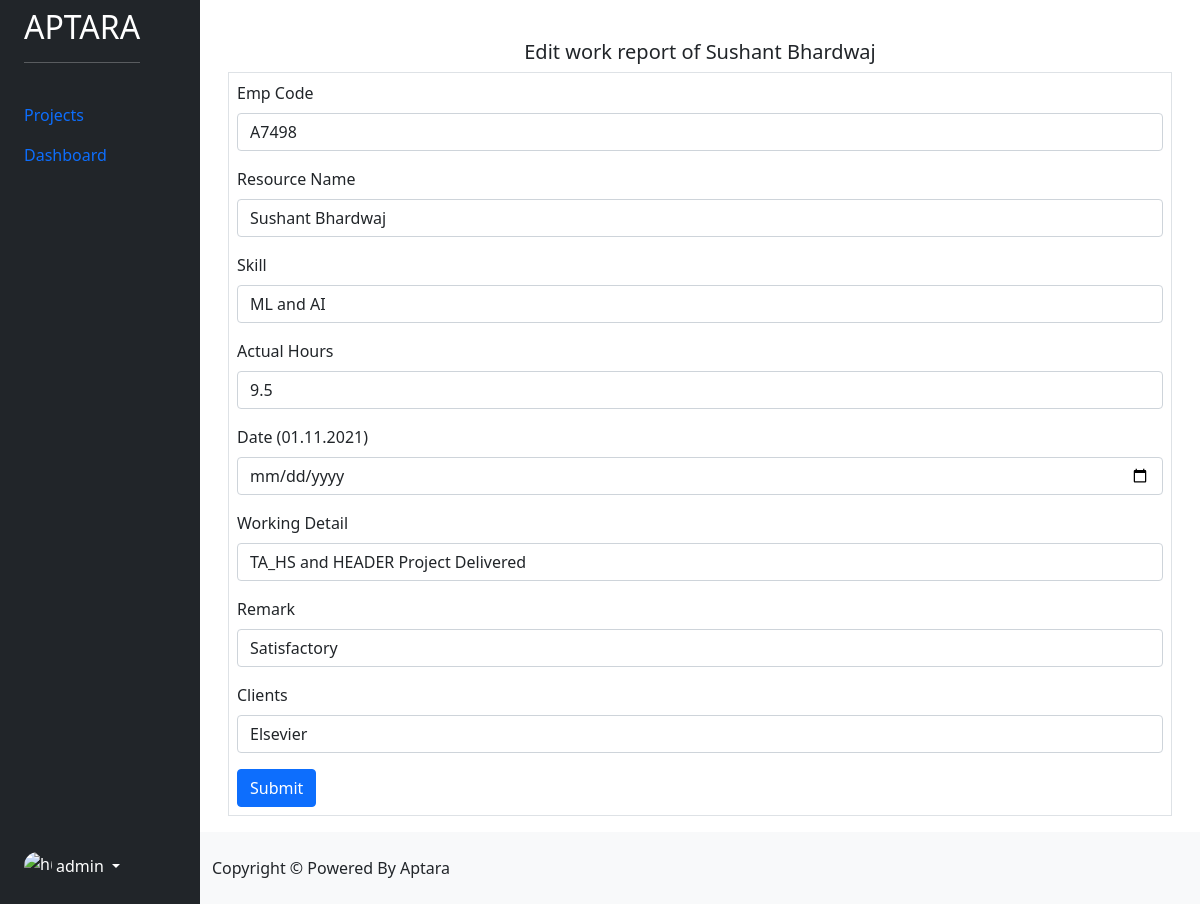
Screenshot of /edit-work-report/82 (signed in) with the database file from the repository.
### ai_dashboard/models.py (models this page shows)
class WorkReport(models.Model):
    emp_code = models.CharField(max_length=500, blank=True)
    resource_name = models.CharField(max_length=500, blank=True)
    skill = models.CharField(max_length=500, blank=True)
    actual_hours = models.CharField(max_length=500, blank=True)
    date = models.CharField(max_length=500, blank=True)
    work_details = models.CharField(max_length=500, blank=True)
    remark = models.CharField(max_length=500, blank=True)
    clients = models.CharField(max_length=500, blank=True)

### ai_dashboard/views.py (the view)
# urls.py: path('edit-work-report/<int:id>', views.edit_work_report, name='edit-work-report'),
@login_required(login_url='/login/')
def edit_work_report(request, id):
    reports = WorkReport.objects.filter(id=id)
    if request.method == "POST":
        instance = get_object_or_404(WorkReport, id=id)
        form = WorkReportForm(request.POST or None, instance=instance)
        if form.is_valid():
            form.save()
            return redirect(dashboard)
    context = {
        'reports': reports,
    }
    return render(request, 'edit_work_report.html', context)

### templates/edit_work_report.html (shortened to what this page needs)
{% extends 'base.html' %}
{% block content %}
{% for report in reports %}
<div class="container p-3">
    <h5 class="text-center">Edit work report of {{ report.resource_name }}</h4>
    <form action="/edit-work-report/{{ report.id }}" method="post" class="p-2 border">
        <div class="mb-3">
            <label for="EmpCode" class="form-label">Emp Code</label>
            <input type="text" class="form-control" id="EmpCode" name="emp_code" value="{{ report.emp_code }}">
        </div>
        <div class="mb-3">
            <label for="ResourceName" class="form-label">Resource Name</label>
            <input type="text" class="form-control" id="ResourceName" name="resource_name" value="{{ report.resource_name }}">
        </div>
        <div class="mb-3">
            <label for="Skill" class="form-label">Skill</label>
            <input type="text" class="form-control" id="Skill" name="skill" value="{{ report.skill }}">
        </div>
        <div class="mb-3">
            <label for="ActualHours" class="form-label">Actual Hours</label>
            <input type="text" class="form-control" id="ActualHours" name="actual_hours" value="{{ report.actual_hours }}">
        </div>
        <div class="mb-3">
            <label for="Date" class="form-label">Date ({{ report.date }})</label>
            <input type="Date" class="form-control" id="Date" name="date" value="{{ report.date }}">
        </div>
        <div class="mb-3">
            <label for="WorkingDetail" class="form-label">Working Detail</label>
            <input type="text" class="form-control" id="WorkingDetail" name="work_details" value="{{ report.work_details }}">
        </div>
        <div class="mb-3">
            <label for="Remark" class="form-label">Remark</label>
            <input type="text" class="form-control" id="Remark" name="remark" value="{{ report.remark }}">
        </div>
        <div class="mb-3">
            <label for="Clients" class="form-label">Clients</label>
            <input type="text" class="form-control" id="Clients" name="clients" value="{{ report.clients }}">
        </div>
        <button type="submit" class="btn btn-primary">Submit</button>
    </form>
</div>
{% endfor %}
{% endblock %}

### templates/base.html (shortened to what this page needs)
<!DOCTYPE html>
<html lang="en">
  <head>
    {% load static %}
    <link
      href="https://cdn.jsdelivr.net/npm/bootstrap@5.0.2/dist/css/bootstrap.min.css"
      rel="stylesheet"
    />
    <link
      rel="stylesheet"
      href="https://cdnjs.cloudflare.com/ajax/libs/font-awesome/6.0.0-beta2/css/all.min.css"
    />
    <link rel="stylesheet" href="{% static 'css/style.css' %}" />
  </head>
  <body>
    <div class="container-fluid overflow-hidden">
      <div class="row vh-100 overflow-auto">
        <div
          class="col-12 col-sm-3 col-xl-2 px-sm-2 px-0 bg-dark d-flex sticky-top"
        >
          <div
            class="d-flex flex-sm-column flex-row flex-grow-1 align-items-center align-items-sm-start px-3 pt-2 text-white"
          >
            <a
              href="/dashboard/"
              class="d-flex align-items-center pb-sm-3 mb-md-0 me-md- text-white text-decoration-none"
            >
              <span class="fs-5">
                <h2>APTARA</h2>
                <hr />
              </span>
            </a>
            <ul
              class="nav nav-pills flex-sm-column flex-row flex-nowrap flex-shrink-1 flex-sm-grow-0 flex-grow-1 mb-sm-auto mb-0 justify-content-center align-items-center align-items-sm-start"
              id="menu"
            >
              <li>
                <a href="{% url 'projects' %}" class="nav-link px-sm-0 px-2">
                  Projects
                </a>
              </li>
              <li>
                <a href="{% url 'dashboard' %}" class="nav-link px-sm-0 px-2">
                  Dashboard
                </a>
              </li>
            </ul>
            <div
              class="dropdown py-sm-4 mt-sm-auto ms-auto ms-sm-0 flex-shrink-1"
            >
              <a
                href="#"
                class="d-flex align-items-center text-white text-decoration-none dropdown-toggle"
                id="dropdownUser1"
                data-bs-toggle="dropdown"
                aria-expanded="false"
              >
                <img
                  src="https://github.com/mdo.png"
                  alt="hugenerd"
                  width="28"
                  height="28"
                  class="rounded-circle"
                />
                <span class="d-none d-sm-inline mx-1">
                  {% if user.is_authenticated %} {{ user }} {% else %} sign in
                  {% endif %}
                </span>
              </a>
            </div>
          </div>
        </div>
        <div class="col d-flex flex-column h-sm-100">
          <main class="row overflow-auto">
            <div class="col pt-4">
               {% block content %} {% endblock %}
            </div>
          </main>
          <footer class="row bg-light py-4 mt-auto">
            <div class="col">Copyright &copy; Powered By Aptara</div>
          </footer>
        </div>
      </div>
    </div>
  </body>
</html>

### static/css/style.css (style rules this page uses)
@media (min-width: 576px) { .h-sm-100 { height: 100%; } }

### rows the page displays
WorkReport: resource_name "Sushant Bhardwaj", emp_code "A7498", skill "ML and AI", actual_hours "9.5", date "01.11.2021", work_details "TA_HS and HEADER Project Delivered", remark "Satisfactory", clients "Elsevier"

### other values shown
{{ user }} "admin"
